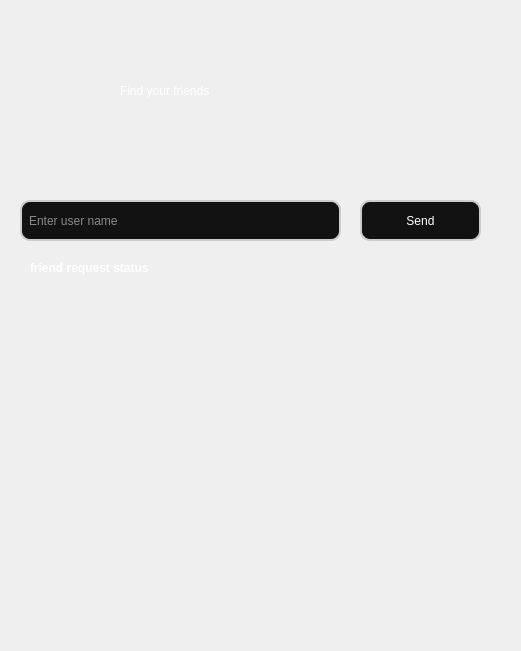
     <widget class="QWidget" name="widget_16" native="true">
      <property name="geometry">
       <rect>
        <x>340</x>
        <y>20</y>
        <width>521</width>
        <height>651</height>
       </rect>
      </property>
      <widget class="QLabel" name="label_60">
       <property name="geometry">
        <rect>
         <x>120</x>
         <y>70</y>
         <width>251</width>
         <height>41</height>
        </rect>
       </property>
       <property name="styleSheet">
        <string notr="true">color: rgb(255, 255, 255);
font: 75 24pt &quot;MS Shell Dlg 2&quot;;</string>
       </property>
       <property name="text">
        <string>Find your friends</string>
       </property>
      </widget>
      <widget class="QLineEdit" name="send_textinput">
       <property name="geometry">
        <rect>
         <x>20</x>
         <y>200</y>
         <width>321</width>
         <height>41</height>
        </rect>
       </property>
       <property name="statusTip">
        <string/>
       </property>
       <property name="styleSheet">
        <string notr="true">QLineEdit {
	color: rgb(255, 255, 255);
    border: 2px solid #cccccc; 
    border-radius: 10px;       
    padding: 5px;            
    background-color: #121212;  

}
</string>
       </property>
       <property name="text">
        <string/>
       </property>
       <property name="placeholderText">
        <string>Enter user name</string>
       </property>
      </widget>
      <widget class="QPushButton" name="send_button">
       <property name="geometry">
        <rect>
         <x>360</x>
         <y>200</y>
         <width>121</width>
         <height>41</height>
        </rect>
       </property>
       <property name="cursor">
        <cursorShape>PointingHandCursor</cursorShape>
       </property>
       <property name="autoFillBackground">
        <bool>false</bool>
       </property>
       <property name="styleSheet">
        <string notr="true">QPushButton {
	color: rgb(255, 255, 255);
	font: 75 16pt &quot;MS Shell Dlg 2&quot;;
    border: 2px solid #cccccc;
    border-radius: 10px;
    padding: 5px;
    background-color: #121212  ;
}
QPushButton:hover {
    background-color:   ;
}</string>
       </property>
       <property name="text">
        <string>Send</string>
       </property>
      </widget>
      <widget class="QLabel" name="friend_request_label">
       <property name="geometry">
        <rect>
         <x>30</x>
         <y>260</y>
         <width>191</width>
         <height>16</height>
        </rect>
       </property>
       <property name="font">
        <font>
         <weight>75</weight>
         <bold>true</bold>
        </font>
       </property>
       <property name="styleSheet">
        <string notr="true">color: white;
background: transparent</string>
       </property>
       <property name="text">
        <string>friend request status</string>
       </property>
      </widget>
      <widget class="QWidget" name="widget_6" native="true">
       <property name="geometry">
        <rect>
         <x>120</x>
         <y>330</y>
         <width>211</width>
         <height>201</height>
        </rect>
       </property>
       <property name="styleSheet">
        <string notr="true">QWidget{
background-image: url(:/images/images/Untitled design 250x250.png);
 background-position: center;
background-size: 50px;
 background-repeat: no-repeat;
}</string>
       </property>
      </widget>
     </widget>
